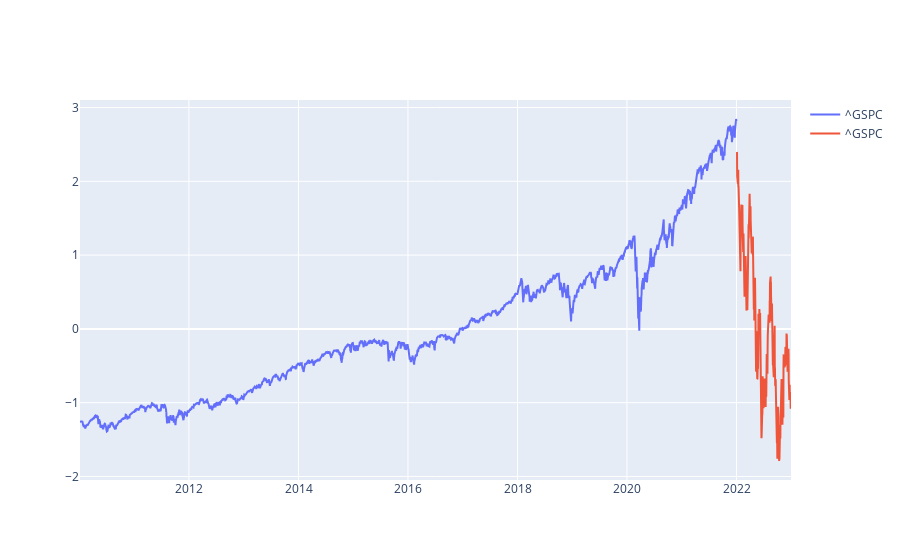

Notebook code cell kept with this figure:
### Markdown cell above
## Stumpy EDA

### Code cell
init_notebook_mode(connected=True)  
data_file = 'output/stump_training.csv'
peer_list = ['^GSPC']
target = '^GSPC'
start = datetime.datetime(2010,1,1)
end = datetime.datetime(2022,12,31)
inputs = list(set(peer_list) - set(target))
util = Util()
m = Modeling()
data = util.combine_stocks(peer_list)
data.to_csv(data_file)
dataset = pd.read_csv(data_file, index_col='Date', parse_dates=['Date'])
dataset.index = pd.to_datetime(dataset.index, utc=True)
split_year = '2022'
m.data_preprocessing(dataset, split_year, target, inputs)
m.preprocessed_check()

### Figure 1 — Plotly figure (JSON) as saved in the notebook; plotly's stock layout.template omitted (floating-point values rounded to 4 significant figures; data arrays with more than 128 entries replaced by an {"elided": "..."} marker saying what was removed)
{"data": [{"name": "^GSPC", "type": "scatter", "x": {"elided": "3021 str values"}, "y": {"elided": "3021 float values"}}, {"name": "^GSPC", "type": "scatter", "x": {"elided": "251 str values"}, "y": {"elided": "251 float values"}}], "layout": {}}
